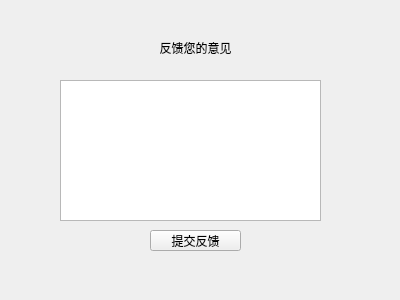
<?xml version="1.0" encoding="UTF-8"?>
<ui version="4.0">
 <class>feedback</class>
 <widget class="QWidget" name="feedback">
  <property name="geometry">
   <rect>
    <x>0</x>
    <y>0</y>
    <width>400</width>
    <height>300</height>
   </rect>
  </property>
  <property name="windowTitle">
   <string>Form</string>
  </property>
  <widget class="QPushButton" name="submitButton">
   <property name="geometry">
    <rect>
     <x>150</x>
     <y>230</y>
     <width>91</width>
     <height>21</height>
    </rect>
   </property>
   <property name="text">
    <string>提交反馈</string>
   </property>
  </widget>
  <widget class="QPlainTextEdit" name="textEdit">
   <property name="geometry">
    <rect>
     <x>60</x>
     <y>80</y>
     <width>261</width>
     <height>141</height>
    </rect>
   </property>
  </widget>
  <widget class="QLabel" name="label">
   <property name="geometry">
    <rect>
     <x>160</x>
     <y>40</y>
     <width>71</width>
     <height>16</height>
    </rect>
   </property>
   <property name="text">
    <string>反馈您的意见</string>
   </property>
   <property name="alignment">
    <set>Qt::AlignCenter</set>
   </property>
  </widget>
 </widget>
 <resources/>
 <connections/>
</ui>
